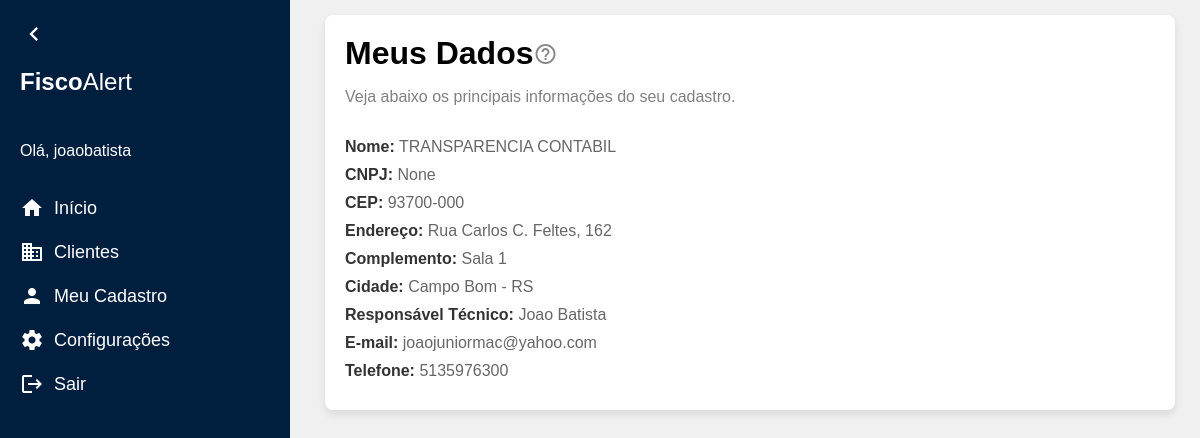
Screenshot of /escritorio/ (signed in) with the database file from the repository.
### contas/models.py (models this page shows)
class CustomUser(AbstractUser):
        escritorio = models.ForeignKey(
        Escritorio,
        on_delete=models.CASCADE,
        null=True,
        blank=True,
        related_name='usuarios'
    )

### escritorio/models.py (models this page shows, shortened)
class Escritorio(models.Model):
    id = models.AutoField(primary_key=True)
    nome = models.CharField(max_length=200)
    cnpj = models.CharField(max_length=14, blank=True, null=True)
    cep = models.CharField(
        max_length=9,
        validators=[
            RegexValidator(regex=r'^\d{5}-\d{3}$', message="CEP deve estar no formato 99999-999.")
        ],
    )
    endereco = models.CharField(max_length=100, blank=True, null=True)
    numero = models.CharField(max_length=10, blank=True, null=True)
    complemento = models.CharField(max_length=50, blank=True, null=True)
    cidade = models.CharField(max_length=50, blank=True, null=True)
    uf = models.CharField(max_length=2, blank=True, null=True)
    responsavel_tecnico = models.CharField(max_length=50)
    email = models.CharField(max_length=200, blank=True, null=True)
    telefone = models.CharField(
        max_length=15, blank=True, null=True,
        validators=[
            RegexValidator(
                regex=r'^\d{10,11}$',
                message="O número de telefone deve conter apenas dígitos e ter 10 ou 11 dígitos."
            )
        ]
    )
    ativo = models.BooleanField(default=True)

### escritorio/views.py (the view)
# urls.py: path('escritorio/', escritorio_detalhes, name='escritorio_detalhes'),
def escritorio_detalhes(request):
    escritorio = request.user.escritorio
    return render(request, 'escritorio_detalhes.html', {'escritorio': escritorio})

### configuracoes/context_processors.py (called while the page is built)
def cor_principal(request):
    if request.user.is_authenticated:
        escritorio = request.user.escritorio
        try:
            configuracoes = Configuracoes.objects.get(empresa_config=escritorio)
            cor_principal = configuracoes.cor_principal or "#001f3f"
        except Configuracoes.DoesNotExist:
            cor_principal = "#001f3f"
    else:
        cor_principal = "#001f3f"
    return {
        'cor_principal': cor_principal
    }

### escritorio/templates/escritorio_detalhes.html (shortened to what this page needs)
{% extends "base.html" %}
{% block content %}
<div class="content">
    <div class="container">
        <div class="title">
            <span>Meus Dados</span>
            <span class="material-icons" style="color: #888;">help_outline</span>
        </div>
        <p>Veja abaixo os principais informações do seu cadastro.</p>
        <div class="field">
            <span class="field-label">Nome:</span>
            <span class="field-value">{{ escritorio.nome }}</span>
        </div>
        <div class="field">
            <span class="field-label">CNPJ:</span>
            <span class="field-value">{{ escritorio.cnpj }}</span>
        </div>
        <div class="field">
            <span class="field-label">CEP:</span>
            <span class="field-value">{{ escritorio.cep }}</span>
        </div>
        <div class="field">
            <span class="field-label">Endereço:</span>
            <span class="field-value">{{ escritorio.endereco }}, {{ escritorio.numero }}</span>
        </div>
        <div class="field">
            <span class="field-label">Complemento:</span>
            <span class="field-value">{{ escritorio.complemento }}</span>
        </div>
        <div class="field">
            <span class="field-label">Cidade:</span>
            <span class="field-value">{{ escritorio.cidade }} - {{ escritorio.uf }}</span>
        </div>
        <div class="field">
            <span class="field-label">Responsável Técnico:</span>
            <span class="field-value">{{ escritorio.responsavel_tecnico }}</span>
        </div>
        <div class="field">
            <span class="field-label">E-mail:</span>
            <span class="field-value">{{ escritorio.email }}</span>
        </div>
        <div class="field">
            <span class="field-label">Telefone:</span>
            <span class="field-value">{{ escritorio.telefone }}</span>
        </div>
    </div>
</div>
{% endblock %}

### app/templates/base.html (shortened to what this page needs)
<!DOCTYPE html>
<html lang="pt-BR">
<head>
</head>
<body>
    <nav class="sidebar collapsed" id="sidebar">
        <span class="material-icons toggle-btn" onclick="toggleSidebar()">chevron_left</span>
        <span class="logo"><strong>Fisco</strong>Alert</span>
        <div class="menu">
            {% if user.is_authenticated %}
            <p>Olá, {{ user.username }}</p>
            {% endif %}
            <a href="{% url 'inicio' %}">
                <span class="material-icons">home</span>
                <span class="text">Início</span>
            </a>
            <a href="{% url 'clientes' %}">
                <span class="material-icons">business</span>
                <span class="text">Clientes</span>
            </a>
            <a href="{% url 'escritorio_detalhes' %}">
                <span class="material-icons">person</span>
                <span class="text">Meu Cadastro</span>
            </a>
            <a href="{% url 'configuracoes' %}">
                <span class="material-icons">settings</span>
                <span class="text">Configurações</span>
            </a>
            <a href="{% url 'logout' %}">
                <span class="material-icons">logout</span>
                <span class="text">Sair</span>
            </a>
        </div>
    </nav>
    {% block content %}
    {% endblock %}
</body>
</html>

### rows the page displays
CustomUser: username "joaobatista"
Escritorio: nome "TRANSPARENCIA CONTABIL", cnpj "None", cep "93700-000", endereco "Rua Carlos C. Feltes", numero "162", complemento "Sala 1", cidade "Campo Bom", uf "RS", responsavel_tecnico "Joao Batista", email "joaojuniormac@yahoo.com", telefone "5135976300"
